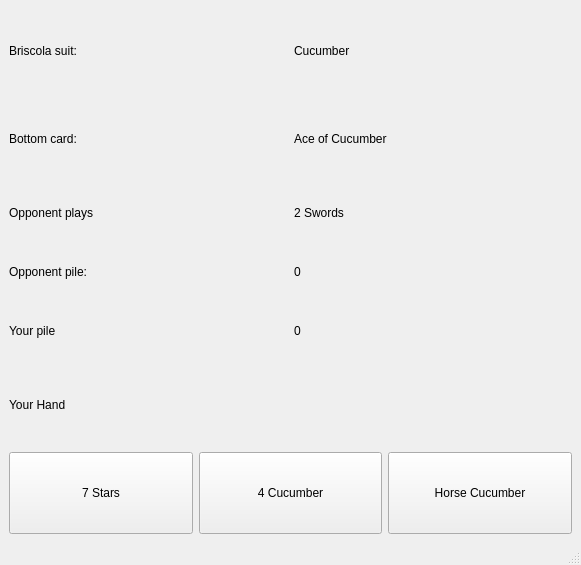
<?xml version="1.0" encoding="UTF-8"?>
<ui version="4.0">
 <class>MainWindow</class>
 <widget class="QMainWindow" name="MainWindow">
  <property name="geometry">
   <rect>
    <x>0</x>
    <y>0</y>
    <width>581</width>
    <height>565</height>
   </rect>
  </property>
  <property name="windowTitle">
   <string>MainWindow</string>
  </property>
  <widget class="QWidget" name="centralwidget">
   <layout class="QVBoxLayout" name="verticalLayout_4">
    <item>
     <layout class="QGridLayout" name="gridLayout_2">
      <item row="0" column="0">
       <widget class="QLabel" name="BriscolaSuit">
        <property name="text">
         <string>Briscola suit:</string>
        </property>
       </widget>
      </item>
      <item row="0" column="1">
       <widget class="QLabel" name="CurrentSuit">
        <property name="text">
         <string>Cucumber</string>
        </property>
       </widget>
      </item>
      <item row="1" column="0">
       <widget class="QLabel" name="LabelBottomCard">
        <property name="text">
         <string>Bottom card:</string>
        </property>
       </widget>
      </item>
      <item row="1" column="1">
       <widget class="QLabel" name="CurrentBottomCard">
        <property name="text">
         <string>Ace of Cucumber</string>
        </property>
       </widget>
      </item>
     </layout>
    </item>
    <item>
     <layout class="QGridLayout" name="gridLayout_3">
      <item row="0" column="0">
       <widget class="QLabel" name="LabelOpponentPlays">
        <property name="text">
         <string>Opponent plays</string>
        </property>
       </widget>
      </item>
      <item row="1" column="1">
       <widget class="QLabel" name="CurrentOpponentPile">
        <property name="text">
         <string>0</string>
        </property>
       </widget>
      </item>
      <item row="0" column="1">
       <widget class="QLabel" name="CurrentOpponentPlay">
        <property name="text">
         <string>2 Swords</string>
        </property>
       </widget>
      </item>
      <item row="1" column="0">
       <widget class="QLabel" name="LabelOpponentPile">
        <property name="text">
         <string>Opponent pile:</string>
        </property>
       </widget>
      </item>
      <item row="2" column="0">
       <widget class="QLabel" name="LabelYourPile">
        <property name="text">
         <string>Your pile</string>
        </property>
       </widget>
      </item>
      <item row="2" column="1">
       <widget class="QLabel" name="CurrentYourPile">
        <property name="text">
         <string>0</string>
        </property>
       </widget>
      </item>
     </layout>
    </item>
    <item>
     <layout class="QVBoxLayout" name="verticalLayout_3">
      <item>
       <widget class="QLabel" name="label">
        <property name="text">
         <string>Your Hand</string>
        </property>
       </widget>
      </item>
      <item>
       <layout class="QHBoxLayout" name="horizontalLayout">
        <item>
         <widget class="QPushButton" name="ButtonCard1">
          <property name="sizePolicy">
           <sizepolicy hsizetype="Minimum" vsizetype="Minimum">
            <horstretch>0</horstretch>
            <verstretch>0</verstretch>
           </sizepolicy>
          </property>
          <property name="text">
           <string>7 Stars</string>
          </property>
         </widget>
        </item>
        <item>
         <widget class="QPushButton" name="ButtonCard2">
          <property name="sizePolicy">
           <sizepolicy hsizetype="Minimum" vsizetype="Minimum">
            <horstretch>0</horstretch>
            <verstretch>0</verstretch>
           </sizepolicy>
          </property>
          <property name="text">
           <string>4 Cucumber</string>
          </property>
         </widget>
        </item>
        <item>
         <widget class="QPushButton" name="ButtonCard3">
          <property name="sizePolicy">
           <sizepolicy hsizetype="Minimum" vsizetype="Minimum">
            <horstretch>0</horstretch>
            <verstretch>0</verstretch>
           </sizepolicy>
          </property>
          <property name="text">
           <string>Horse Cucumber</string>
          </property>
         </widget>
        </item>
       </layout>
      </item>
     </layout>
    </item>
   </layout>
  </widget>
  <widget class="QMenuBar" name="menubar">
   <property name="geometry">
    <rect>
     <x>0</x>
     <y>0</y>
     <width>581</width>
     <height>20</height>
    </rect>
   </property>
  </widget>
  <widget class="QStatusBar" name="statusbar"/>
 </widget>
 <resources/>
 <connections>
  <connection>
   <sender>ButtonCard1</sender>
   <signal>clicked()</signal>
   <receiver>CurrentOpponentPlay</receiver>
   <slot>update()</slot>
   <hints>
    <hint type="sourcelabel">
     <x>102</x>
     <y>486</y>
    </hint>
    <hint type="destinationlabel">
     <x>321</x>
     <y>223</y>
    </hint>
   </hints>
  </connection>
  <connection>
   <sender>ButtonCard2</sender>
   <signal>clicked()</signal>
   <receiver>CurrentOpponentPlay</receiver>
   <slot>update()</slot>
   <hints>
    <hint type="sourcelabel">
     <x>284</x>
     <y>497</y>
    </hint>
    <hint type="destinationlabel">
     <x>320</x>
     <y>235</y>
    </hint>
   </hints>
  </connection>
  <connection>
   <sender>ButtonCard3</sender>
   <signal>clicked()</signal>
   <receiver>CurrentOpponentPlay</receiver>
   <slot>update()</slot>
   <hints>
    <hint type="sourcelabel">
     <x>465</x>
     <y>500</y>
    </hint>
    <hint type="destinationlabel">
     <x>350</x>
     <y>223</y>
    </hint>
   </hints>
  </connection>
  <connection>
   <sender>ButtonCard1</sender>
   <signal>clicked()</signal>
   <receiver>ButtonCard1</receiver>
   <slot>update()</slot>
   <hints>
    <hint type="sourcelabel">
     <x>124</x>
     <y>505</y>
    </hint>
    <hint type="destinationlabel">
     <x>53</x>
     <y>501</y>
    </hint>
   </hints>
  </connection>
  <connection>
   <sender>ButtonCard2</sender>
   <signal>clicked()</signal>
   <receiver>ButtonCard2</receiver>
   <slot>update()</slot>
   <hints>
    <hint type="sourcelabel">
     <x>308</x>
     <y>508</y>
    </hint>
    <hint type="destinationlabel">
     <x>238</x>
     <y>494</y>
    </hint>
   </hints>
  </connection>
  <connection>
   <sender>ButtonCard3</sender>
   <signal>clicked()</signal>
   <receiver>ButtonCard3</receiver>
   <slot>update()</slot>
   <hints>
    <hint type="sourcelabel">
     <x>478</x>
     <y>516</y>
    </hint>
    <hint type="destinationlabel">
     <x>458</x>
     <y>498</y>
    </hint>
   </hints>
  </connection>
  <connection>
   <sender>ButtonCard1</sender>
   <signal>clicked()</signal>
   <receiver>CurrentYourPile</receiver>
   <slot>raise()</slot>
   <hints>
    <hint type="sourcelabel">
     <x>155</x>
     <y>467</y>
    </hint>
    <hint type="destinationlabel">
     <x>299</x>
     <y>332</y>
    </hint>
   </hints>
  </connection>
  <connection>
   <sender>ButtonCard1</sender>
   <signal>clicked()</signal>
   <receiver>CurrentOpponentPile</receiver>
   <slot>raise()</slot>
   <hints>
    <hint type="sourcelabel">
     <x>174</x>
     <y>484</y>
    </hint>
    <hint type="destinationlabel">
     <x>305</x>
     <y>278</y>
    </hint>
   </hints>
  </connection>
  <connection>
   <sender>ButtonCard2</sender>
   <signal>clicked()</signal>
   <receiver>CurrentYourPile</receiver>
   <slot>raise()</slot>
   <hints>
    <hint type="sourcelabel">
     <x>333</x>
     <y>482</y>
    </hint>
    <hint type="destinationlabel">
     <x>320</x>
     <y>338</y>
    </hint>
   </hints>
  </connection>
  <connection>
   <sender>ButtonCard2</sender>
   <signal>clicked()</signal>
   <receiver>CurrentOpponentPile</receiver>
   <slot>raise()</slot>
   <hints>
    <hint type="sourcelabel">
     <x>352</x>
     <y>494</y>
    </hint>
    <hint type="destinationlabel">
     <x>333</x>
     <y>285</y>
    </hint>
   </hints>
  </connection>
  <connection>
   <sender>ButtonCard3</sender>
   <signal>clicked()</signal>
   <receiver>CurrentOpponentPile</receiver>
   <slot>raise()</slot>
   <hints>
    <hint type="sourcelabel">
     <x>453</x>
     <y>480</y>
    </hint>
    <hint type="destinationlabel">
     <x>338</x>
     <y>287</y>
    </hint>
   </hints>
  </connection>
  <connection>
   <sender>ButtonCard3</sender>
   <signal>clicked()</signal>
   <receiver>CurrentYourPile</receiver>
   <slot>raise()</slot>
   <hints>
    <hint type="sourcelabel">
     <x>511</x>
     <y>479</y>
    </hint>
    <hint type="destinationlabel">
     <x>410</x>
     <y>346</y>
    </hint>
   </hints>
  </connection>
 </connections>
</ui>
